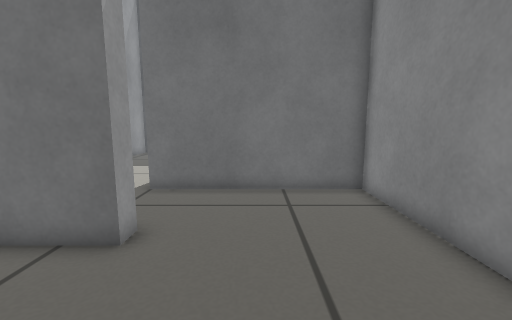
[1] (above)

16 first-person views from a walk through a world built for the Gazebo simulator. The camera is 0.49 m above the floor, tilts 8° down and sees 90° across. The floor is counted in squares, 0.2 m on a side. Each view is taken from the middle of a square. On the plan, view 1 faces up. The plan holds only what a view shows up to about 17 squares ahead; the rest is blank.

[2]
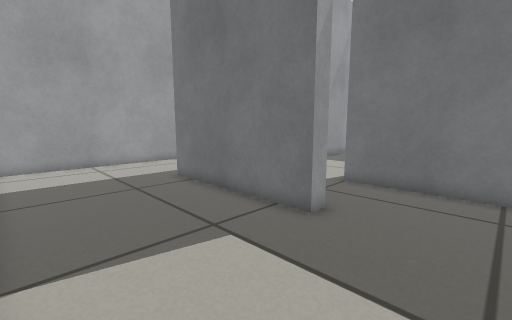

[3]
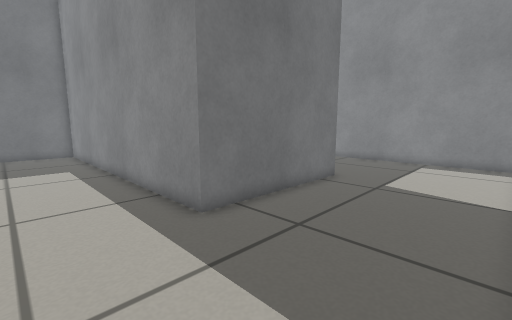

[4]
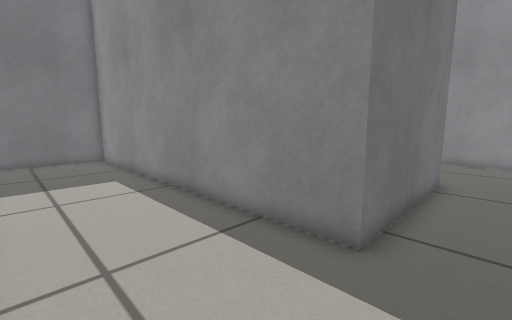

[5]
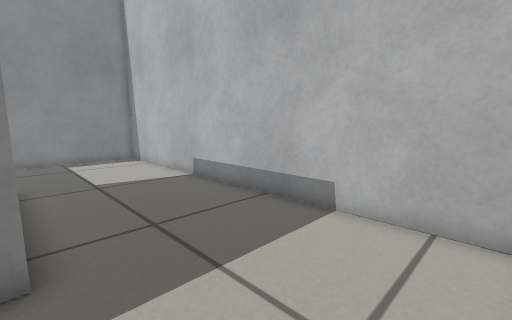

[6]
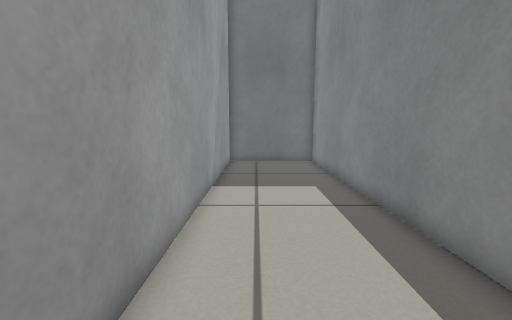

[7]
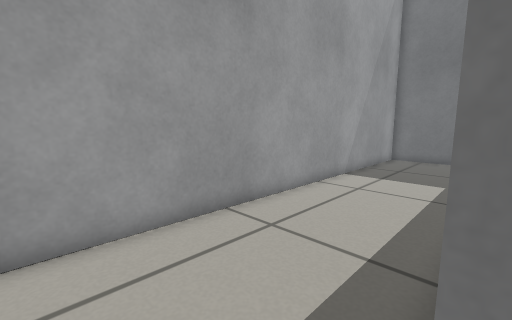

[8]
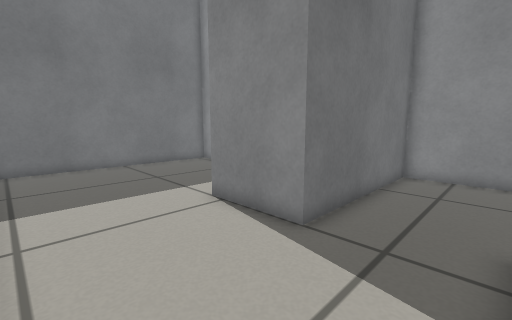

[9]
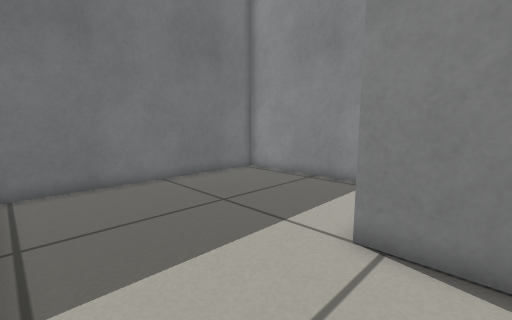

[10]
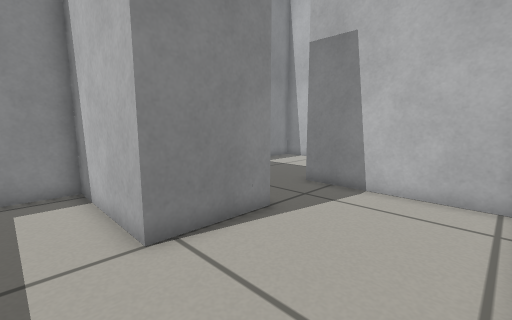

[11]
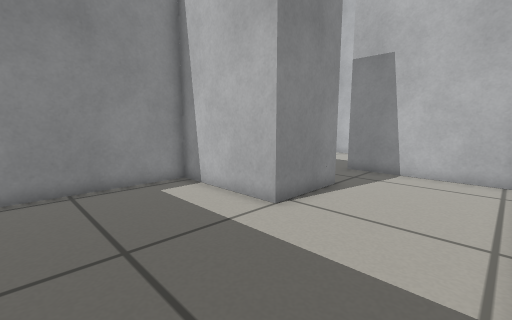

[12]
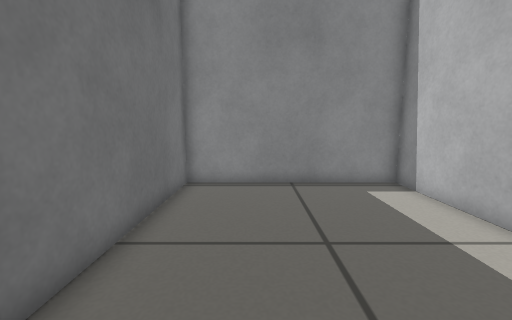

[13]
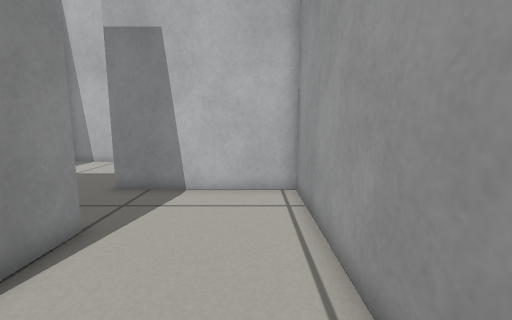

[14]
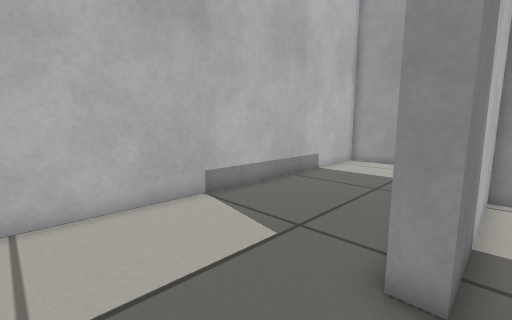

[15]
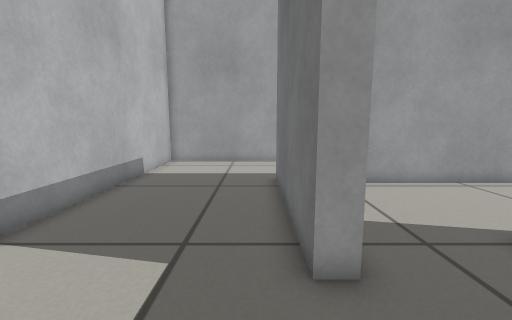

[16]
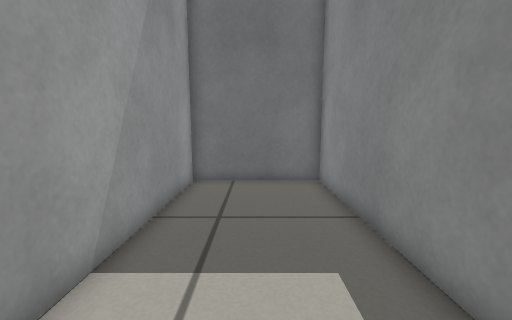

### Floor plan
Points are (right, up) in squares from view 1. A wall is a line through its corners. A room is listed if a view was taken in it or the views show most of it. See-through windows are left out.
Room 1 (views 1, 2, 3, 4, 5, 6, 7, 15, 16)
walls: (-2.7, 5.6) (-2.7, 4.9) (-10.2, 4.9) (-10.2, 21.9) (-15.7, 21.9) (-15.7, -1.6) (3.9, -1.6); (4, -1.1) (4, 5.4)
ways out: opening at (0.5, 5) to room 3
Room 2 (views 8, 9, 10, 11, 12, 13)
walls: (-9.5, 14.8) (-9.5, 5.6) (-2.7, 5.6); (-2.5, 9.4) (-4, 9.4) (-4, 13.1) (1.5, 13.1) (1.5, 21.9) (-9.2, 21.9)
ways out: opening at (-3.5, 7.5) to room 3
Room 3 (view 14)
walls: (4, 5.4) (4, 9.4) (-2.5, 9.4)
ways out: opening at (0.5, 5) to room 1; opening at (-3.5, 7.5) to room 2

Where each view was taken, in squares from view 1:
view 1: 0 up, 0 right, facing up
view 2: 1 down, 1 right, facing up-left
view 3: 1 down, 14 left, facing up-right
view 4: 3 up, 15 left, facing up-right
view 5: 5 up, 15 left, facing down-right
view 6: 5 up, 14 left, facing up
view 7: 3 up, 10 left, facing up-left
view 8: 6 up, 9 left, facing up-right
view 9: 11 up, 9 left, facing up-right
view 10: 15 up, 9 left, facing down-right
view 11: 19 up, 9 left, facing down-right
view 12: 19 up, 9 left, facing right
view 13: 15 up, 8 left, facing down
view 14: 6 up, 1 right, facing down-left
view 15: 4 up, 1 right, facing left
view 16: 11 up, 13 left, facing up
